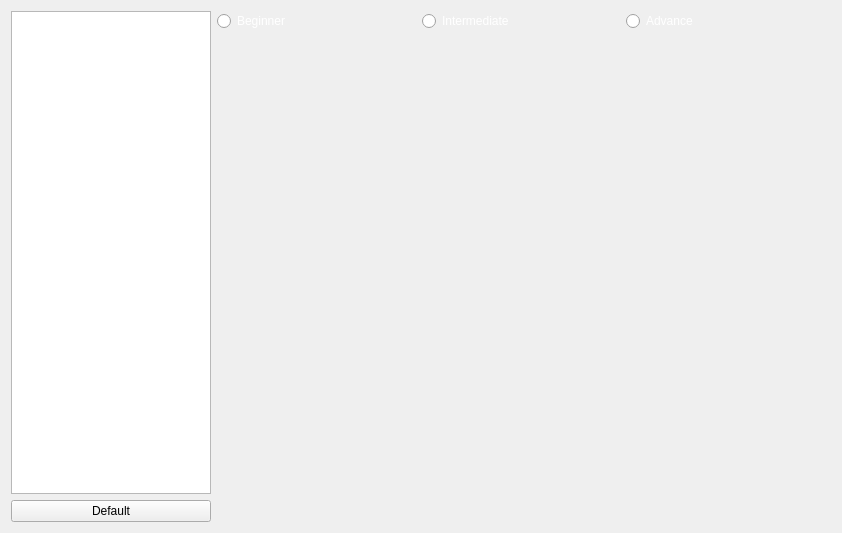
<?xml version="1.0" encoding="UTF-8"?>
<ui version="4.0">
 <class>PIDParametersUpdaterPanel</class>
 <widget class="QWidget" name="PIDParametersUpdaterPanel">
  <property name="geometry">
   <rect>
    <x>0</x>
    <y>0</y>
    <width>842</width>
    <height>533</height>
   </rect>
  </property>
  <property name="windowTitle">
   <string>Update Parameter</string>
  </property>
  <layout class="QGridLayout" name="gridLayout">
   <item row="1" column="1" rowspan="3">
    <widget class="QStackedWidget" name="panel_container">
     <property name="minimumSize">
      <size>
       <width>0</width>
       <height>475</height>
      </size>
     </property>
    </widget>
   </item>
   <item row="0" column="1">
    <layout class="QHBoxLayout" name="horizontalLayout">
     <property name="spacing">
      <number>0</number>
     </property>
     <property name="sizeConstraint">
      <enum>QLayout::SetFixedSize</enum>
     </property>
     <item>
      <widget class="QRadioButton" name="beginner_radio_button">
       <property name="styleSheet">
        <string notr="true">color: rgb(255, 255, 255);</string>
       </property>
       <property name="text">
        <string>Beginner</string>
       </property>
       <attribute name="buttonGroup">
        <string notr="true">buttonGroup</string>
       </attribute>
      </widget>
     </item>
     <item>
      <widget class="QRadioButton" name="intermediate_radio_button">
       <property name="styleSheet">
        <string notr="true">color: rgb(255, 255, 255);</string>
       </property>
       <property name="text">
        <string>Intermediate</string>
       </property>
       <attribute name="buttonGroup">
        <string notr="true">buttonGroup</string>
       </attribute>
      </widget>
     </item>
     <item>
      <widget class="QRadioButton" name="advance_radio_button">
       <property name="styleSheet">
        <string notr="true">color: rgb(255, 255, 255);</string>
       </property>
       <property name="text">
        <string>Advance</string>
       </property>
       <attribute name="buttonGroup">
        <string notr="true">buttonGroup</string>
       </attribute>
      </widget>
     </item>
    </layout>
   </item>
   <item row="3" column="0">
    <widget class="QPushButton" name="default_button">
     <property name="text">
      <string>Default</string>
     </property>
    </widget>
   </item>
   <item row="0" column="0" rowspan="3">
    <widget class="QListWidget" name="pid_type_list">
     <property name="maximumSize">
      <size>
       <width>200</width>
       <height>16777215</height>
      </size>
     </property>
     <property name="alternatingRowColors">
      <bool>false</bool>
     </property>
     <property name="resizeMode">
      <enum>QListView::Adjust</enum>
     </property>
    </widget>
   </item>
  </layout>
 </widget>
 <resources/>
 <connections/>
 <buttongroups>
  <buttongroup name="buttonGroup"/>
 </buttongroups>
</ui>
